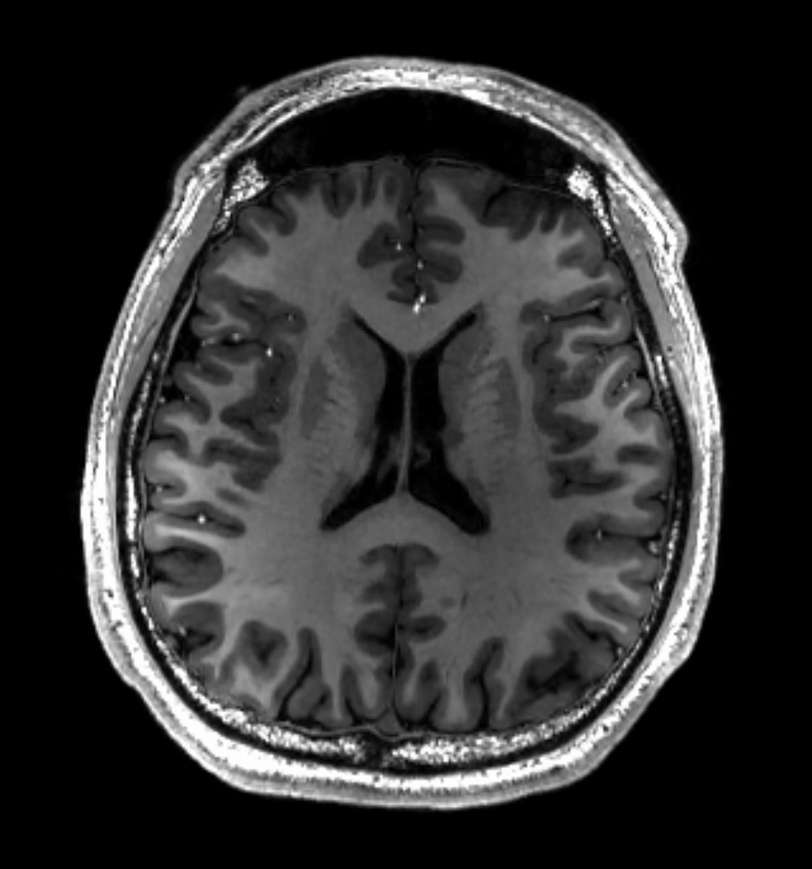
#> input picture segmentation/mri.jpeg, 812 x 869 px, shrunk from 1433 x 1534 before the run
$ jupyter execute --allow-errors segmentation.ipynb
#> lines starting #> are read from the running program, lines starting #| are printed output that depends on the picture; after the words box and inside, x2 and y2 are one past the last pixel; in counts of white or black regions, pixels touching at a corner belong together
[cell 1]
import cv2
import numpy as np
import matplotlib.pyplot as plt
from skimage import filters, segmentation, color
from sklearn.cluster import KMeans

# 1. Load image (grayscale or RGB)
image = cv2.imread('mri.jpeg')
#> image is the input picture: shape (869, 812, 3); min 0, max 255, mean 48.6
gray = cv2.cvtColor(image, cv2.COLOR_BGR2GRAY)

# 2. Prepare segmentations:
results = []

# (a) Global Thresholding (Otsu)
_, thresh_otsu = cv2.threshold(gray, 0, 255, cv2.THRESH_BINARY + cv2.THRESH_OTSU)
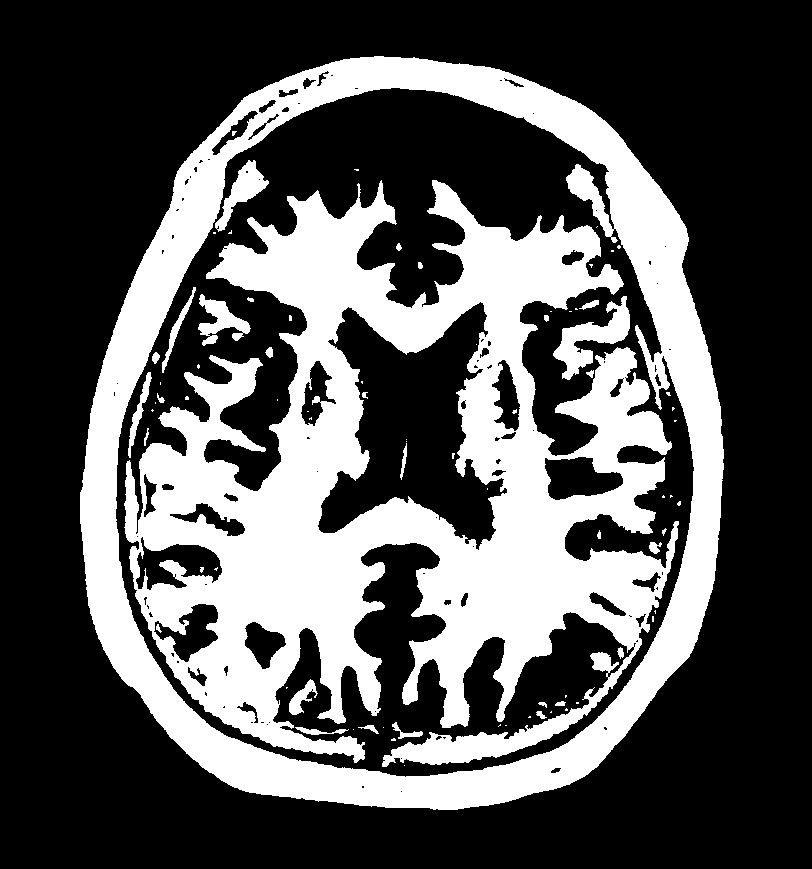
#> thresh_otsu: shape (869, 812); 33.5% white; 80 white regions (49 under 20 px), largest, box (x1, y1, x2, y2) and area: (124, 180, 679, 767) 145801, (80, 56, 724, 810) 82824, (553, 296, 630, 380) 2331
results.append(('Global Threshold (Otsu)', thresh_otsu))

# (b) Adaptive Thresholding
adaptive = cv2.adaptiveThreshold(gray, 255, cv2.ADAPTIVE_THRESH_MEAN_C,
                                 cv2.THRESH_BINARY, 11, 2)
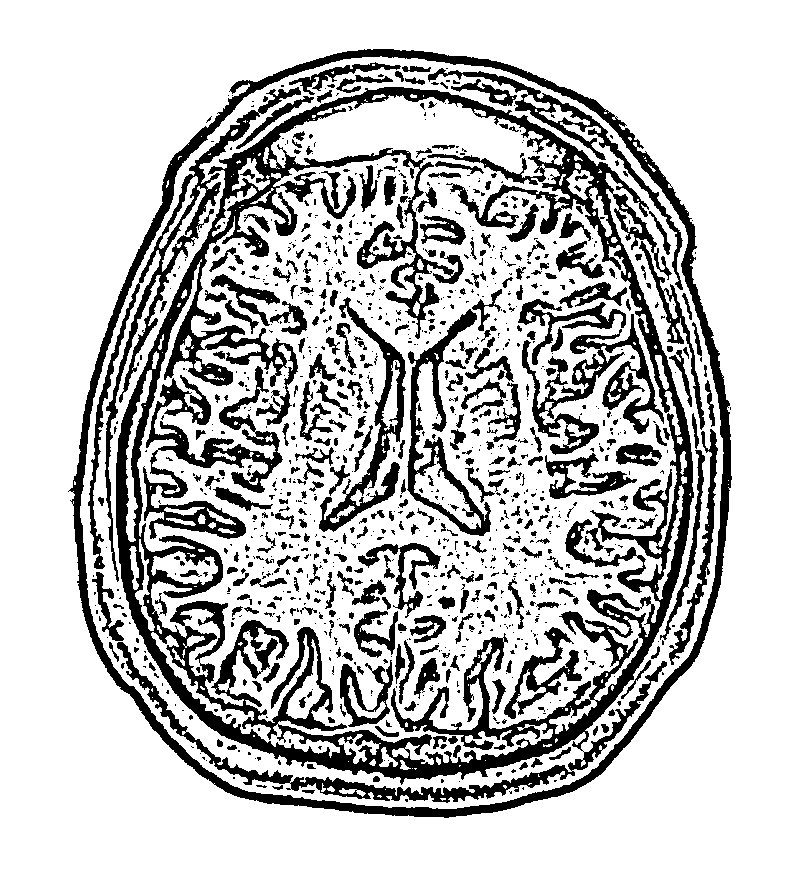
#> adaptive: shape (869, 812); 76.5% white; 1149 black regions (756 under 20 px), largest, box (x1, y1, x2, y2) and area: (116, 87, 694, 803) 67000, (68, 49, 732, 818) 18863, (143, 366, 283, 539) 7140
results.append(('Adaptive Threshold', adaptive))

# (c) K-means Clustering
Z = image.reshape((-1, 3))
Z = np.float32(Z)
K = 2
criteria=(cv2.TERM_CRITERIA_EPS + cv2.TERM_CRITERIA_MAX_ITER, 10, 1.0)
_, labels, centers = cv2.kmeans(Z, K, None, criteria, 10, cv2.KMEANS_RANDOM_CENTERS)
#> centers = [[12.3, 12.3, 12.3], [120.8, 120.8, 120.8]]
kmeans_result = centers[labels.flatten()].reshape(image.shape).astype(np.uint8)
results.append(('K-means', cv2.cvtColor(kmeans_result, cv2.COLOR_BGR2GRAY)))

# (d) Watershed
# Watershed usually works on markers; here's a basic form:
_, thresh = cv2.threshold(gray, 0, 255, cv2.THRESH_BINARY_INV+cv2.THRESH_OTSU)
# Noise removal
kernel = np.ones((3,3),np.uint8)
opening = cv2.morphologyEx(thresh,cv2.MORPH_OPEN, kernel, iterations=2)
#> opening: shape (869, 812); 65.9% white; 38 black regions (21 under 20 px), largest, box (x1, y1, x2, y2) and area: (80, 56, 724, 810) 238288, (198, 294, 251, 346) 1232, (289, 679, 318, 715) 457
# Sure background area
sure_bg = cv2.dilate(opening,kernel,iterations=3)
#> sure_bg: shape (869, 812); 74.1% white; 18 black regions (10 under 20 px), largest, box (x1, y1, x2, y2) and area: (83, 59, 721, 807) 178168, (387, 709, 586, 762) 2545, (558, 306, 627, 372) 1254
# Finding sure foreground area
dist_transform = cv2.distanceTransform(opening,cv2.DIST_L2,5)
_, sure_fg = cv2.threshold(dist_transform,0.7*dist_transform.max(),255,0)
#> sure_fg: shape (869, 812) float32; 2.3% white; 4 white regions, box (x1, y1, x2, y2) and area: (0, 0, 101, 157) 6348, (728, 0, 812, 104) 4282, (737, 778, 812, 869) 3530, (0, 801, 59, 869) 2005
# Unknown region
sure_fg = np.uint8(sure_fg)
unknown = cv2.subtract(sure_bg,sure_fg)
#> unknown: shape (869, 812); 71.8% white; 22 black regions (10 under 20 px), largest, box (x1, y1, x2, y2) and area: (83, 59, 721, 807) 178168, (0, 0, 101, 157) 6348, (728, 0, 812, 104) 4282
# Marker labelling
_, markers = cv2.connectedComponents(sure_fg)
#> markers: shape (869, 812) int32; 5 distinct labels, from 0 to 4
markers = markers+1
#> markers: shape (869, 812) int32; 5 distinct labels, from 1 to 5
markers[unknown==255] = 0
#> markers: shape (869, 812) int32; 6 distinct labels, from 0 to 5
markers = cv2.watershed(image,markers)
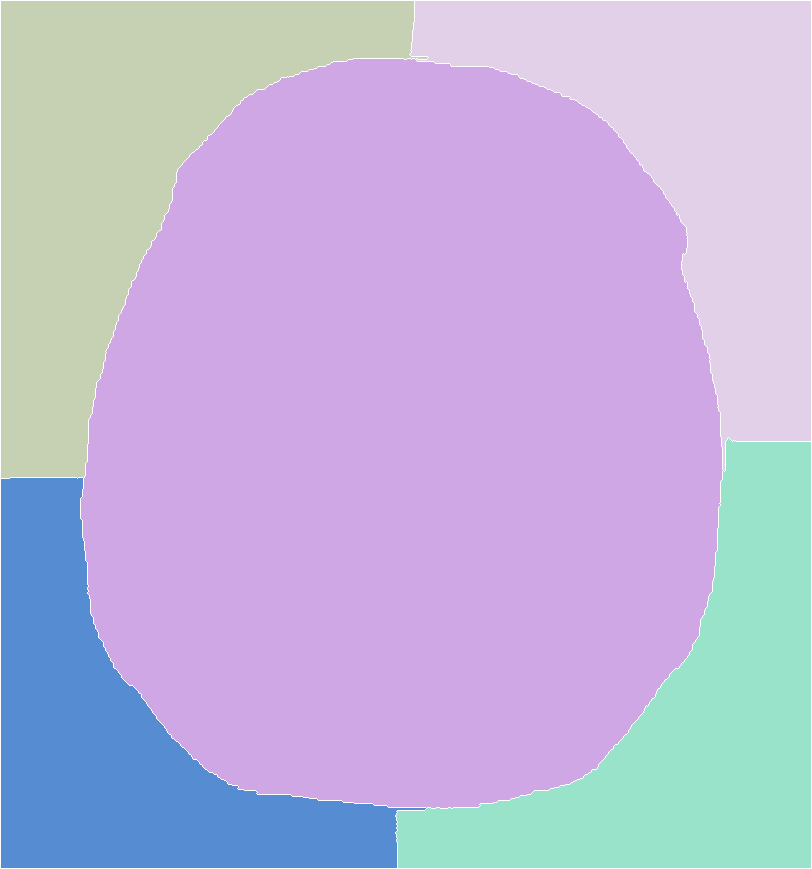
#> markers: shape (869, 812) int32; 6 distinct labels, from -1 to 5; one colour per label, 0 black, -1 white
watershed_out = np.zeros_like(gray)
watershed_out[markers > 1] = 255
results.append(('Watershed', watershed_out))

# (e) Edge-based (Canny)
edges = cv2.Canny(gray, 100, 200)
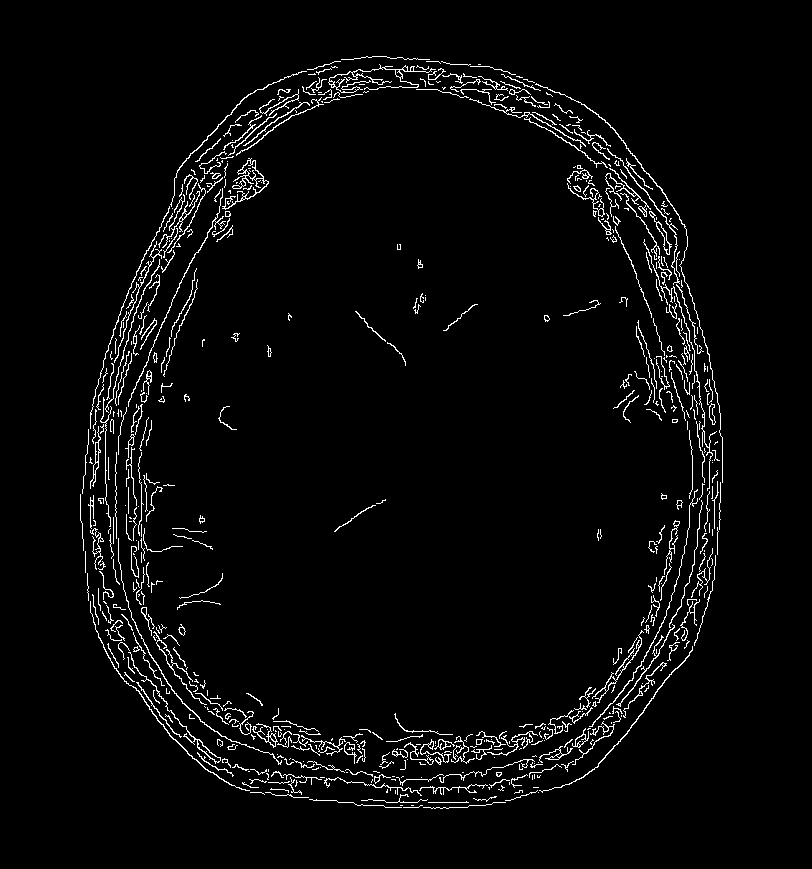
#> edges: shape (869, 812); 3.3% white in thin lines or dots, all inside (x1, y1, x2, y2) = (80, 56, 723, 809)
results.append(('Canny Edges', edges))

# (f) GrabCut (Graph Cut, OpenCV)
mask = np.zeros(image.shape[:2],np.uint8)
bgdModel = np.zeros((1,65),np.float64)
fgdModel = np.zeros((1,65),np.float64)
rect = (10,10,image.shape[1]-20,image.shape[0]-20) # change as needed
#> rect = (10, 10, 792, 849)
cv2.grabCut(image,mask,rect,bgdModel,fgdModel,5,cv2.GC_INIT_WITH_RECT)
grabcut_mask = np.where((mask==2)|(mask==0),0,1).astype('uint8')
grabcut_out = image * grabcut_mask[:,:,np.newaxis]
results.append(('GrabCut', cv2.cvtColor(grabcut_out, cv2.COLOR_BGR2GRAY)))

# Optionally: Deep Learning Segmentation (U-Net or pretrained models)
# This step is more involved - needs pre-trained weights & package setup

# 3. Plot results
plt.figure(figsize=(15, 8))
n = len(results) + 1
#> n = 7
plt.subplot(2, (n+1)//2, 1)
plt.imshow(cv2.cvtColor(image, cv2.COLOR_BGR2RGB))
plt.title('Original')
plt.axis('off')
for i, (title, res) in enumerate(results):
    plt.subplot(2, (n+1)//2, i+2)
    plt.imshow(res, cmap='gray')
    plt.title(title)
    plt.axis('off')
#> this loop made 6 passes
#> title on passes 1 to 6: 'Global Threshold (Otsu)', 'Adaptive Threshold', 'K-means', 'Watershed', 'Canny Edges', 'GrabCut'
plt.tight_layout()
plt.show()

[cell 2]
import numpy as np
import matplotlib.pyplot as plt
from skimage import io

# --- Load grayscale image ---
image = io.imread('sample.jpeg', as_gray=True)
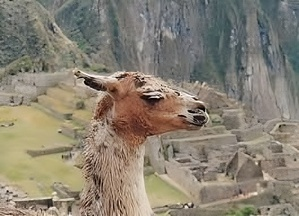
#> input picture segmentation/sample.jpeg, 299 x 216 px, shrunk from 528 x 382 before the run
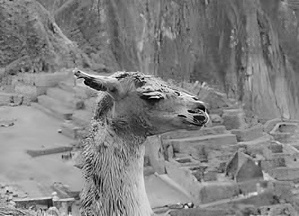
#> image: shape (216, 299) float64; min 0.00333, max 0.992, mean 0.51
image = (image * 255).astype(np.uint8)  # convert from float [0,1] to uint8 [0,255]

# --- Otsu's thresholding (from scratch, can use OpenCV/skimage for real applications) ---
def otsu_threshold(img):
    hist, bins = np.histogram(img.flatten(), 256, [0,256])
#> hist = 256 values, max 780 at index 118, min 0 at index 237, mean 252.3; bins = 257 values from 0 to 256
    total = img.size
#> total = 64584
    sumB = 0.0
    wB = 0
    maximum = 0.0
    sum1 = np.dot(np.arange(256), hist)
#> sum1 = 8365510
    for t in range(256):
        wB += hist[t]
        if wB == 0:
            continue
        wF = total - wB
        if wF == 0:
            break
        sumB += float(t * hist[t])
        mB = sumB / wB
        mF = (sum1 - sumB) / wF
        varBetween = wB * wF * (mB - mF) ** 2
        if varBetween > maximum:
            maximum = varBetween
            threshold = t
#> this loop made 253 passes
#> (wB, wF, sumB, mB, mF, maximum) on passes 1 to 12: (1, 64583, 0, 0, 129.5, 1.08e+09), (6, 64578, 5, 0.833, 129.5, 6.42e+09), (18, 64566, 29, 1.61, 129.6, 1.9e+10), (25, 64559, 50, 2, 129.6, 2.63e+10), (30, 64554, 70, 2.33, 129.6, 3.14e+10), (32, 64552, 80, 2.5, 129.6, 3.34e+10), (39, 64545, 122, 3.13, 129.6, 4.03e+10), (43, 64541, 150, 3.49, 129.6, 4.41e+10), (50, 64534, 206, 4.12, 129.6, 5.08e+10), (57, 64527, 269, 4.72, 129.6, 5.74e+10), (62, 64522, 319, 5.15, 129.6, 6.2e+10), (67, 64517, 374, 5.58, 129.7, 6.65e+10)
#> wB on pass 100: 11792
    return threshold

thresh_val = otsu_threshold(image)
foreground_mask = (image > thresh_val).astype(np.uint8)
#> foreground_mask: shape (216, 299); values 0 (black) and 1 (white), 46.6% white; 309 white regions (293 under 20 px), largest, box (x1, y1, x2, y2) and area: (0, 0, 299, 216) 28184, (257, 203, 299, 216) 307, (161, 18, 176, 40) 121

# --- Optionally: extract only the foreground pixels from original image ---
foreground = image * foreground_mask

# --- Display results ---
plt.figure(figsize=(12,4))
plt.subplot(1,3,1)
plt.imshow(image, cmap='gray')
plt.title('Original Image')
plt.axis('off')

plt.subplot(1,3,2)
plt.imshow(foreground_mask, cmap='gray')
plt.title('Foreground Mask')
plt.axis('off')

plt.subplot(1,3,3)
plt.imshow(foreground, cmap='gray')
plt.title('Extracted Foreground')
plt.axis('off')
plt.show()

[cell 3]
import numpy as np
import cv2
import matplotlib.pyplot as plt

# ---- Load image (color or grayscale) ----
image = cv2.imread('penguin.jpeg')  # Replace with your image path
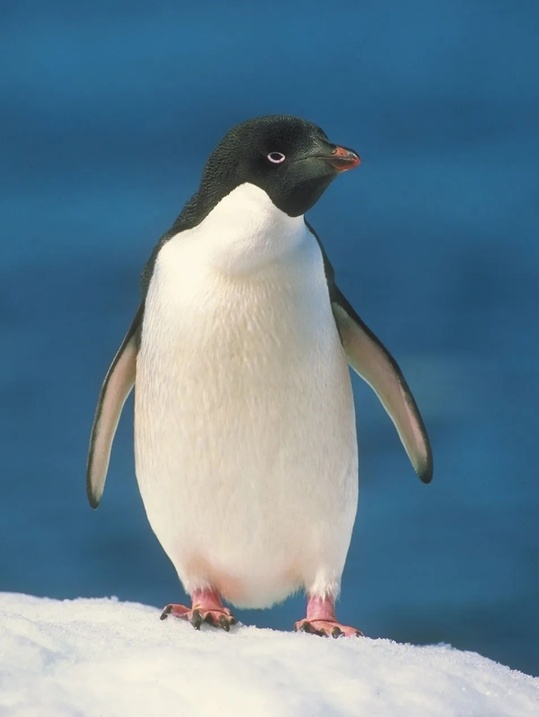
#> input picture segmentation/penguin.jpeg, 539 x 717 px, shrunk from 952 x 1265 before the run
#> image is the input picture: shape (717, 539, 3); mean B, G, R 147.8, 130.6, 102.9
rgb = cv2.cvtColor(image, cv2.COLOR_BGR2RGB)

# ---- Create initial mask (0=bg, 1=fg, 2=prob-bg, 3=prob-fg) ----
# For pure binary: Initialize all as "probably background"
mask = np.zeros(image.shape[:2], np.uint8)

# ---- Define a rectangle containing the foreground ----
# Format: (x, y, width, height)
rect = (30, 30, image.shape[1]-60, image.shape[0]-60)  # Try to tightly contain the foreground object

# Temporary arrays used internally by GrabCut
bgdModel = np.zeros((1,65), np.float64)
fgdModel = np.zeros((1,65), np.float64)

# ---- Run GrabCut (Graph Cut) ----
cv2.grabCut(image, mask, rect, bgdModel, fgdModel, 5, mode=cv2.GC_INIT_WITH_RECT)

# The resulting mask: 0/2 = bg, 1/3 = fg
binary_mask = np.where((mask==2)|(mask==0), 0, 1).astype('uint8')

# ---- Extract Foreground ----
foreground = rgb * binary_mask[:,:,np.newaxis]
#> foreground: shape (717, 539, 3)

# ---- Show Output ----
plt.figure(figsize=(12,4))
plt.subplot(1,3,1)
plt.imshow(rgb)
plt.title('Original Image')
plt.axis('off')

plt.subplot(1,3,2)
plt.imshow(binary_mask, cmap='gray')
plt.title('Graph Cut Mask')
plt.axis('off')

plt.subplot(1,3,3)
plt.imshow(foreground)
plt.title('Extracted Foreground')
plt.axis('off')

plt.tight_layout()
plt.show()

[cell 4]
import numpy as np
from skimage import io, color
import matplotlib.pyplot as plt
from sklearn.mixture import GaussianMixture
import maxflow  # PyMaxflow

def fit_gmm(data, n_components=5):
    gmm = GaussianMixture(n_components, covariance_type='full')
    gmm.fit(data)
    return gmm

# --- Load image ---
image = io.imread('sample.jpeg')
#> image: shape (216, 299, 3)
if image.ndim == 2:  # grayscale
    image = np.stack([image]*3, axis=-1)
rgb = image[..., :3]
pixels = rgb.reshape((-1, 3))

# --- Initialize mask (user input box) ---
mask = np.zeros(rgb.shape[:2], dtype=np.uint8)
rect = (30, 30, rgb.shape[1]-60, rgb.shape[0]-60)  # (x, y, w, h), adjust as needed
mask[rect[1]:rect[1]+rect[3], rect[0]:rect[0]+rect[2]] = 1  # probable foreground

# --- Fit initial GMM for foreground/background ---
fg_pixels = pixels[mask.flatten() == 1]
bg_pixels = pixels[mask.flatten() == 0]
fg_gmm = fit_gmm(fg_pixels)
bg_gmm = fit_gmm(bg_pixels)

# --- Data terms: negative log-likelihood of pixel from fg/bg GMM ---
fg_ll = -fg_gmm.score_samples(pixels)
bg_ll = -bg_gmm.score_samples(pixels)

beta = 0.1  # smoothness scaler

# --- Compute edge weights (smoothness) between pixel neighbors ---
def compute_smooth_edges(img):
    h, w, _ = img.shape
    edges = []
    for y in range(h):
        for x in range(w):
            idx = y * w + x
            # Right neighbor
            if x < w-1:
                diff = np.linalg.norm(img[y,x] - img[y,x+1])
                weight = np.exp(-beta * diff)
                edges.append((idx, idx+1, weight))
            # Bottom neighbor
            if y < h-1:
                diff = np.linalg.norm(img[y,x] - img[y+1,x])
                weight = np.exp(-beta * diff)
                edges.append((idx, idx+w, weight))
    return edges

edges = compute_smooth_edges(rgb)

# --- Build graph ---
h, w = rgb.shape[:2]
#> (the rest of this cell did not finish here and is left out)

[cell 5]
import cv2
import matplotlib.pyplot as plt

# Load image in grayscale
img = cv2.imread('mri.png', cv2.IMREAD_GRAYSCALE)
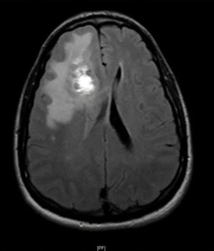
#> input picture segmentation/mri.png, 214 x 251 px, shrunk from 377 x 443 before the run
#> img: shape (251, 214); min 0, max 254, mean 38.6

# Invert colors
img_inverted = 255 - img

# Display original and inverted image
plt.figure(figsize=(10,5))
plt.subplot(1,2,1)
plt.imshow(img, cmap='gray')
plt.title('Original Image')
plt.axis('off')

plt.subplot(1,2,2)
plt.imshow(img_inverted, cmap='gray')
plt.title('Inverted Image')
plt.axis('off')

plt.show()

[cell 6]
import cv2
import numpy as np
import matplotlib.pyplot as plt
from skimage import morphology
from scipy.ndimage import binary_fill_holes
from sklearn.cluster import KMeans

# 1. Load and preprocess image (grayscale, optional median filter)
img = cv2.imread('mri.png', cv2.IMREAD_GRAYSCALE)
img_med = cv2.medianBlur(img, 3)

# 2. K-means clustering (e.g., k=4 from paper)
pixels = img_med.reshape(-1, 1).astype(np.float32)
k = 4
km = KMeans(n_clusters=k)
km.fit(pixels)
labels = km.labels_.reshape(img_med.shape)

# 3. Find the cluster that likely contains the tumor (brightest, highest mean intensity)
means = [pixels[labels.ravel() == l].mean() for l in range(k)]
tumor_cluster = np.argmax(means)  # usually tumor is brightest

tumor_mask = (labels == tumor_cluster)
#> tumor_mask: shape (251, 214) bool; 6.6% white; 19 white regions (15 under 20 px), largest, box (x1, y1, x2, y2) and area: (44, 32, 99, 125) 3029, (25, 190, 80, 225) 186, (144, 180, 187, 220) 150, (81, 224, 100, 227) 38

# 4. Morphological filtering (disk shape)
tumor_mask = morphology.remove_small_objects(tumor_mask, min_size=150)
#> tumor_mask: shape (251, 214) bool; 6.3% white; 3 white regions, box (x1, y1, x2, y2) and area: (44, 32, 99, 125) 3029, (25, 190, 80, 225) 186, (144, 180, 187, 220) 150
tumor_mask = morphology.binary_closing(tumor_mask, morphology.disk(4))
#> tumor_mask: shape (251, 214) bool; 6.4% white; 3 white regions, box (x1, y1, x2, y2) and area: (44, 32, 99, 125) 3081, (25, 190, 80, 225) 187, (144, 180, 187, 220) 153
tumor_mask = binary_fill_holes(tumor_mask)

# 5. Visualize results
plt.figure(figsize=(12,4))
plt.subplot(1,3,1)
plt.imshow(img, cmap='gray')
plt.title('Original MRI')
plt.axis('off')
plt.subplot(1,3,2)
plt.imshow(labels, cmap='nipy_spectral')
plt.title('K-means Clustering (k=4)')
plt.axis('off')
plt.subplot(1,3,3)
plt.imshow(tumor_mask, cmap='gray')
plt.title('Extracted Tumor Mask')
plt.axis('off')
plt.tight_layout()
plt.show()

[cell 7]
import cv2
import numpy as np
import matplotlib.pyplot as plt
from skimage import morphology
from scipy.ndimage import binary_fill_holes
from sklearn.cluster import KMeans

# 1. Load and preprocess CT image (grayscale, median filter for noise reduction)
ct_img = cv2.imread('ct.png', cv2.IMREAD_GRAYSCALE)
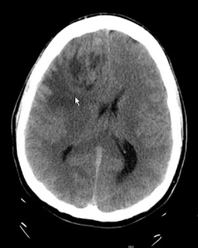
#> input picture segmentation/ct.png, 198 x 248 px, shrunk from 350 x 438 before the run
#> ct_img is the input picture: shape (248, 198); min 0, max 255, mean 78.8
ct_med = cv2.medianBlur(ct_img, 3)

# 2. K-means clustering (e.g., k=4)
pixels = ct_med.reshape(-1, 1).astype(np.float32)
k = 4
km = KMeans(n_clusters=k, random_state=42)
km.fit(pixels)
labels = km.labels_.reshape(ct_med.shape)

# 3. Tumor extraction: typically, the cluster with lowest mean intensity (darkest) or highest (brightest)
means = [pixels[labels.ravel() == l].mean() for l in range(k)]
tumor_cluster = np.argmax(means)  # Use np.argmin(means) if tumor is dark

tumor_mask = (labels == tumor_cluster)
#> tumor_mask: shape (248, 198) bool; 12.8% white; 2 white regions (1 under 20 px), largest, box (x1, y1, x2, y2) and area: (16, 16, 183, 221) 6287

# 4. Morphological operations (cleanup with disk structuring element)
tumor_mask = morphology.remove_small_objects(tumor_mask, min_size=150)
#> tumor_mask: shape (248, 198) bool; 12.8% white; 1 white region, box (x1, y1, x2, y2) and area: (16, 16, 183, 221) 6287
tumor_mask = morphology.binary_closing(tumor_mask, morphology.disk(4))
#> tumor_mask: shape (248, 198) bool; 12.8% white; 1 white region, box (x1, y1, x2, y2) and area: (16, 16, 183, 221) 6305
tumor_mask = binary_fill_holes(tumor_mask)
#> tumor_mask: shape (248, 198) bool; 55.2% white; 1 black region, box (x1, y1, x2, y2) and area: (0, 0, 198, 248) 22000

# 5. Visualize results
plt.figure(figsize=(12,4))
plt.subplot(1,3,1)
plt.imshow(ct_img, cmap='gray')
plt.title('Original CT')
plt.axis('off')
plt.subplot(1,3,2)
plt.imshow(labels, cmap='nipy_spectral')
plt.title('K-means Clustering (k=4)')
plt.axis('off')
plt.subplot(1,3,3)
plt.imshow(tumor_mask, cmap='gray')
plt.title('CT Tumor Mask')
plt.axis('off')
plt.tight_layout()
plt.show()
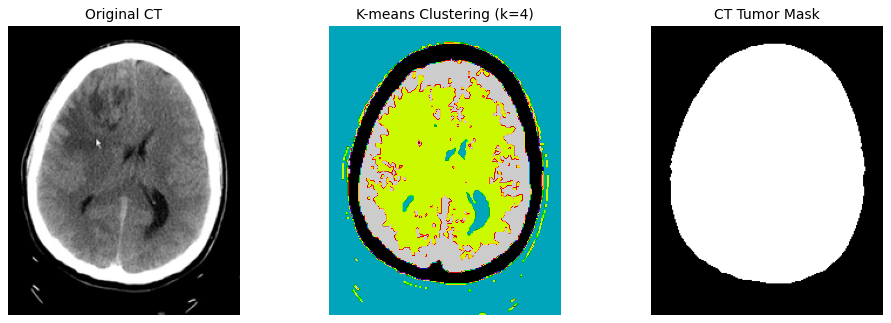
#> figure drawn by matplotlib, 3 panels
